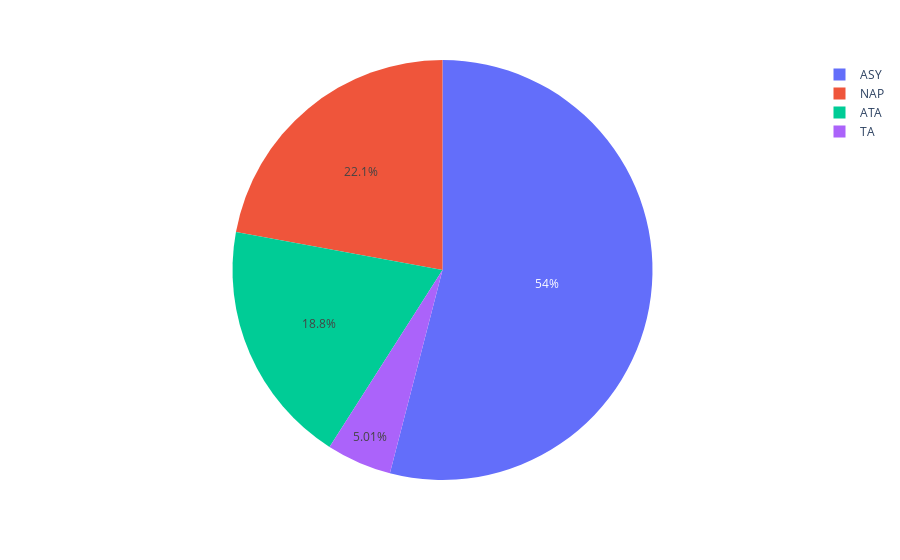

Source (notebook cell):
### Code cell
fig=px.pie(df,names='ChestPainType')
fig.show()

### Figure 1 — Plotly figure (JSON) as saved in the notebook; plotly's stock layout.template omitted (floating-point values rounded to 4 significant figures; data arrays with more than 128 entries replaced by an {"elided": "..."} marker saying what was removed)
{"data": [{"domain": {"x": [0, 1], "y": [0, 1]}, "hovertemplate": "ChestPainType=%{label}<extra></extra>", "labels": {"elided": "918 str values"}, "legendgroup": "", "name": "", "showlegend": true, "type": "pie"}], "layout": {"legend": {"tracegroupgap": 0}, "margin": {"t": 60}}}
